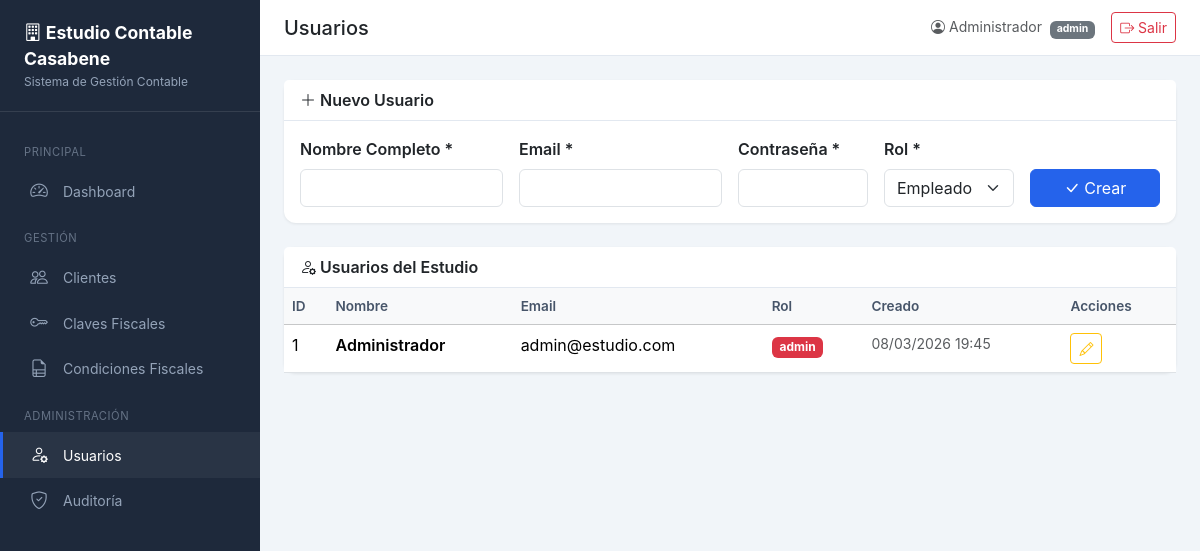
Screenshot of /estudio/usuarios (signed in) with the database file from the repository.
### tables this page shows
CREATE TABLE IF NOT EXISTS `usuarios` (
    `id` INT UNSIGNED AUTO_INCREMENT PRIMARY KEY,
    `nombre_completo` VARCHAR(255) NOT NULL,
    `email` VARCHAR(255) NOT NULL UNIQUE,
    `password_hash` VARCHAR(255) NOT NULL,
    `rol` ENUM('admin', 'empleado', 'cliente') NOT NULL DEFAULT 'empleado',
    `activo` TINYINT(1) NOT NULL DEFAULT 1,
    `created_at` DATETIME NOT NULL DEFAULT CURRENT_TIMESTAMP,
    `updated_at` DATETIME NOT NULL DEFAULT CURRENT_TIMESTAMP ON UPDATE CURRENT_TIMESTAMP
);

### core/helpers.php (called while the page is built, shortened)
<?php
function base_url(string $path = ''): string
{
    static $baseUrl = null;
    if ($baseUrl === null) {
        $appUrl = getenv('APP_URL');
        if ($appUrl && $appUrl !== '') {
            $baseUrl = rtrim($appUrl, '/');
        } else {
            $scheme = (!empty($_SERVER['HTTPS']) && $_SERVER['HTTPS'] !== 'off') ? 'https' : 'http';
            $host = $_SERVER['HTTP_HOST'] ?? 'localhost';
            $config = require __DIR__ . '/../config/app.php';
            $basePath = rtrim($config['base_path'] ?? '', '/');
            $baseUrl = $scheme . '://' . $host . $basePath;
        }
    }
    return $baseUrl . '/' . ltrim($path, '/');
}
function tenant_url(string $path = ''): string
{
    $slug = Tenant::slug();
    return base_url($slug . '/' . ltrim($path, '/'));
}
function e(string $value): string
{
    return htmlspecialchars($value, ENT_QUOTES, 'UTF-8');
}
function view(string $viewPath, array $data = []): void
{
    extract($data);
    $viewFile = __DIR__ . '/../views/' . str_replace('.', '/', $viewPath) . '.php';
    require $viewFile;
}
function is_admin(): bool
{
    return Session::userRole() === 'admin';
}
function format_datetime(?string $date): string
{
    return date('d/m/Y H:i', strtotime($date));
}

### controllers/UsuarioController.php (called while the page is built, shortened)
<?php
class UsuarioController
{
    public function index(): void
    {
        $pdo = Database::tenant();
        $usuarios = $pdo->query("SELECT * FROM usuarios WHERE activo = 1 ORDER BY nombre_completo")->fetchAll();
        view('usuarios.index', ['usuarios' => $usuarios]);
    }
}

### index.php (called while the page is built, shortened)
<?php
$envFile = __DIR__ . '/.env';
if (file_exists($envFile)) {
    $lines = file($envFile, FILE_IGNORE_NEW_LINES | FILE_SKIP_EMPTY_LINES);
    foreach ($lines as $line) {
        if (str_contains($line, '=')) {
            [$key, $value] = explode('=', $line, 2);
            $key = trim($key);
            $value = trim($value);
        }
    }
}
require __DIR__ . '/core/helpers.php';
$appConfig = require __DIR__ . '/config/app.php';
$basePath = rtrim($appConfig['base_path'], '/');
$requestUri = parse_url($_SERVER['REQUEST_URI'], PHP_URL_PATH);
if ($basePath !== '' && str_starts_with($requestUri, $basePath)) {
    $uri = substr($requestUri, strlen($basePath)) ?: '/';
} else {
    $uri = $requestUri ?: '/';
}
$uri = '/' . trim($uri, '/');
$method = $_SERVER['REQUEST_METHOD'];
Router::get('/{slug}/usuarios', function (string $slug) {
    $controller = new Controllers\UsuarioController();
    $controller->index();
});
Router::dispatch($method, $uri);

### core/Session.php (called while the page is built, shortened)
<?php
class Session
{
    public static function start(): void
    {
        if (session_status() === PHP_SESSION_NONE) {
            $config = require __DIR__ . '/../config/app.php';
        }
    }
    public static function get(string $key, $default = null)
    {
        return $_SESSION[$key] ?? $default;
    }
    public static function isLoggedIn(): bool
    {
        return isset($_SESSION['user_id']);
    }
    public static function userId(): ?int
    {
        return $_SESSION['user_id'] ?? null;
    }
    public static function userRole(): ?string
    {
        return $_SESSION['user_role'] ?? null;
    }
}

### core/Tenant.php (called while the page is built, shortened)
<?php
class Tenant
{
    public static function slug(): ?string
    {
        return Session::get('tenant_slug');
    }
    public static function name(): ?string
    {
        return Session::get('tenant_name');
    }
}

### core/Auth.php (called while the page is built, shortened)
<?php
class Auth
{
    public static function check(): bool
    {
        return Session::isLoggedIn();
    }
    public static function user(): ?array
    {
        return [
            'id' => Session::userId(),
            'name' => Session::get('user_name'),
            'email' => Session::get('user_email'),
            'role' => Session::userRole(),
        ];
    }
}

### views/usuarios/index.php (the view, shortened to what this page needs)
<?php $pageTitle = 'Usuarios'; ob_start(); ?>
<div class="card mb-4">
    <div class="card-header"><i class="bi bi-plus-lg"></i> Nuevo Usuario</div>
    <div class="card-body">
        <form method="POST" action="<?= tenant_url('usuarios/store') ?>">
            <div class="row g-3">
                <div class="col-md-3">
                    <label class="form-label fw-semibold">Nombre Completo *</label>
                    <input type="text" name="nombre_completo" class="form-control" required>
                </div>
                <div class="col-md-3">
                    <label class="form-label fw-semibold">Email *</label>
                    <input type="email" name="email" class="form-control" required>
                </div>
                <div class="col-md-2">
                    <label class="form-label fw-semibold">Contraseña *</label>
                    <input type="password" name="password" class="form-control" required>
                </div>
                <div class="col-md-2">
                    <label class="form-label fw-semibold">Rol *</label>
                    <select name="rol" class="form-select" required>
                        <option value="empleado">Empleado</option>
                    </select>
                </div>
                <div class="col-md-2 d-flex align-items-end">
                    <button type="submit" class="btn btn-primary w-100"><i class="bi bi-check-lg"></i> Crear</button>
                </div>
            </div>
        </form>
    </div>
</div>
<div class="card">
    <div class="card-header"><i class="bi bi-person-gear"></i> Usuarios del Estudio</div>
    <div class="card-body p-0">
        <div class="table-responsive">
            <table class="table table-hover mb-0">
                <thead class="table-light">
                    <tr>
                        <th>ID</th>
                        <th>Nombre</th>
                        <th>Email</th>
                        <th>Rol</th>
                        <th>Creado</th>
                        <th>Acciones</th>
                    </tr>
                </thead>
                <tbody>
                    <?php foreach ($usuarios as $u): ?>
                    <tr>
                        <td><?= $u['id'] ?></td>
                        <td class="fw-semibold"><?= e($u['nombre_completo']) ?></td>
                        <td><?= e($u['email']) ?></td>
                        <td>
                            <?php
                            $rolColors = ['admin' => 'danger', 'empleado' => 'primary', 'cliente' => 'success'];
                            $color = $rolColors[$u['rol']] ?? 'secondary';
                            ?>
                            <span class="badge bg-<?= $color ?>"><?= e($u['rol']) ?></span>
                        </td>
                        <td class="small text-muted"><?= format_datetime($u['created_at']) ?></td>
                        <td>
                            <button class="btn btn-sm btn-outline-warning" data-bs-toggle="modal" data-bs-target="#editUser<?= $u['id'] ?>">
                                <i class="bi bi-pencil"></i>
                            </button>
                        </td>
                    </tr>
                    <?php endforeach; ?>
                </tbody>
            </table>
        </div>
    </div>
</div>
<?php $content = ob_get_clean(); require __DIR__ . '/../layouts/app.php'; ?>

### core/Router.php (shortened to what this page needs)
<?php
class Router
{
    private static array $routes = [];
    public static function get(string $path, callable|array $handler): void
    {
        self::$routes['GET'][$path] = $handler;
    }
    public static function post(string $path, callable|array $handler): void
    {
        self::$routes['POST'][$path] = $handler;
    }
    public static function dispatch(string $method, string $uri): void
    {
        $method = strtoupper($method);
        $routes = self::$routes[$method] ?? [];
        foreach ($routes as $pattern => $handler) {
            $regex = self::patternToRegex($pattern);
            if (preg_match($regex, $uri, $matches)) {
                array_shift($matches);
                $params = array_filter($matches, 'is_string', ARRAY_FILTER_USE_KEY);
                if (is_array($handler)) {
                    [$class, $action] = $handler;
                    $controller = new $class();
                    call_user_func_array([$controller, $action], $params);
                } else {
                    call_user_func_array($handler, $params);
                }
                return;
            }
        }
    }
    private static function patternToRegex(string $pattern): string
    {
        $regex = preg_replace('/\{([a-zA-Z_]+)\}/', '(?P<$1>[^/]+)', $pattern);
        return '#^' . $regex . '$#';
    }
}

### views/layouts/app.php (shortened to what this page needs)
<?php
$currentUser = Core\Auth::user();
?>
<!DOCTYPE html>
<html lang="es">
<head>
    <link href="https://cdn.jsdelivr.net/npm/bootstrap@5.3.3/dist/css/bootstrap.min.css" rel="stylesheet">
    <link href="https://cdn.jsdelivr.net/npm/bootstrap-icons@1.11.3/font/bootstrap-icons.min.css" rel="stylesheet">
    <link href="https://cdn.datatables.net/1.13.7/css/dataTables.bootstrap5.min.css" rel="stylesheet">
    <link href="https://cdn.datatables.net/buttons/2.4.2/css/buttons.bootstrap5.min.css" rel="stylesheet">
</head>
<body>
    <nav class="sidebar" id="sidebar">
        <div class="sidebar-brand">
            <i class="bi bi-building"></i> <?= e(Tenant::name() ?? 'Estudio') ?>
            <small>Sistema de Gestión Contable</small>
        </div>
        <div class="sidebar-nav">
            <div class="nav-section">Principal</div>
            <a href="<?= tenant_url('dashboard') ?>" class="<?= str_contains($_SERVER['REQUEST_URI'], '/dashboard') ? 'active' : '' ?>">
                <i class="bi bi-speedometer2"></i> Dashboard
            </a>
            <?php if (is_admin() || is_empleado()): ?>
            <div class="nav-section">Gestión</div>
            <a href="<?= tenant_url('clientes') ?>" class="<?= str_contains($_SERVER['REQUEST_URI'], '/clientes') && !str_contains($_SERVER['REQUEST_URI'], '/claves') ? 'active' : '' ?>">
                <i class="bi bi-people"></i> Clientes
            </a>
            <a href="<?= tenant_url('claves-fiscales/todas') ?>" class="<?= str_contains($_SERVER['REQUEST_URI'], '/claves-fiscales') ? 'active' : '' ?>">
                <i class="bi bi-key"></i> Claves Fiscales
            </a>
            <a href="<?= tenant_url('condiciones-fiscales') ?>" class="<?= str_contains($_SERVER['REQUEST_URI'], '/condiciones-fiscales') ? 'active' : '' ?>">
                <i class="bi bi-file-earmark-ruled"></i> Condiciones Fiscales
            </a>
            <?php endif; ?>
            <?php if (is_admin()): ?>
            <div class="nav-section">Administración</div>
            <a href="<?= tenant_url('usuarios') ?>" class="<?= str_contains($_SERVER['REQUEST_URI'], '/usuarios') ? 'active' : '' ?>">
                <i class="bi bi-person-gear"></i> Usuarios
            </a>
            <a href="<?= tenant_url('auditoria') ?>" class="<?= str_contains($_SERVER['REQUEST_URI'], '/auditoria') ? 'active' : '' ?>">
                <i class="bi bi-shield-check"></i> Auditoría
            </a>
            <?php endif; ?>
        </div>
    </nav>
    <div class="main-content">
        <div class="top-bar">
            <div class="d-flex align-items-center gap-3">
                <h5 class="mb-0"><?= e($pageTitle ?? 'Dashboard') ?></h5>
            </div>
            <div class="d-flex align-items-center gap-3">
                <span class="text-muted small">
                    <i class="bi bi-person-circle"></i> <?= e($currentUser['name'] ?? '') ?>
                    <span class="badge bg-secondary ms-1"><?= e($currentUser['role'] ?? '') ?></span>
                </span>
                <a href="<?= tenant_url('logout') ?>" class="btn btn-sm btn-outline-danger">
                    <i class="bi bi-box-arrow-right"></i> Salir
                </a>
            </div>
        </div>
        <div class="content-area">
            <?= $content ?? '' ?>
        </div>
    </div>
</body>
</html>

### views/layouts/app.php (style rules this page uses)
:root { --sidebar-width: 260px; --primary-color: #2563eb; --sidebar-bg: #1e293b; --sidebar-text: #94a3b8; --sidebar-active: #ffffff; }
body { background: #f1f5f9; font-family: 'Inter', system-ui, sans-serif; }
.sidebar { position: fixed; top: 0; left: 0; bottom: 0; width: var(--sidebar-width); background: var(--sidebar-bg); z-index: 1000; transition: transform .3s; overflow-y: auto; }
.sidebar-brand { padding: 1.25rem 1.5rem; border-bottom: 1px solid rgba(255,255,255,.1); color: #fff; font-weight: 700; font-size: 1.1rem; }
.sidebar-brand small { display: block; font-size: .75rem; color: var(--sidebar-text); font-weight: 400; }
.sidebar-nav { padding: 1rem 0; }
.sidebar-nav .nav-section { padding: .5rem 1.5rem; font-size: .7rem; text-transform: uppercase; letter-spacing: .05em; color: rgba(148,163,184,.6); margin-top: .5rem; }
.sidebar-nav a { display: flex; align-items: center; gap: .75rem; padding: .6rem 1.5rem; color: var(--sidebar-text); text-decoration: none; font-size: .875rem; transition: all .2s; border-left: 3px solid transparent; }
.sidebar-nav a:hover, .sidebar-nav a.active { color: var(--sidebar-active); background: rgba(255,255,255,.05); border-left-color: var(--primary-color); }
.sidebar-nav a i { font-size: 1.1rem; width: 1.5rem; text-align: center; }
.main-content { margin-left: var(--sidebar-width); min-height: 100vh; }
.top-bar { background: #fff; border-bottom: 1px solid #e2e8f0; padding: .75rem 1.5rem; display: flex; align-items: center; justify-content: space-between; }
.content-area { padding: 1.5rem; }
.card { border: none; box-shadow: 0 1px 3px rgba(0,0,0,.08); border-radius: .75rem; }
.card-header { background: #fff; border-bottom: 1px solid #e2e8f0; font-weight: 600; }
.btn-primary { background: var(--primary-color); border-color: var(--primary-color); }
.table th { font-weight: 600; font-size: .85rem; color: #475569; }

### rows the page displays
usuarios: nombre_completo "Administrador", rol "admin", id "1", email "admin@estudio.com", created_at "08/03/2026 19:45"
